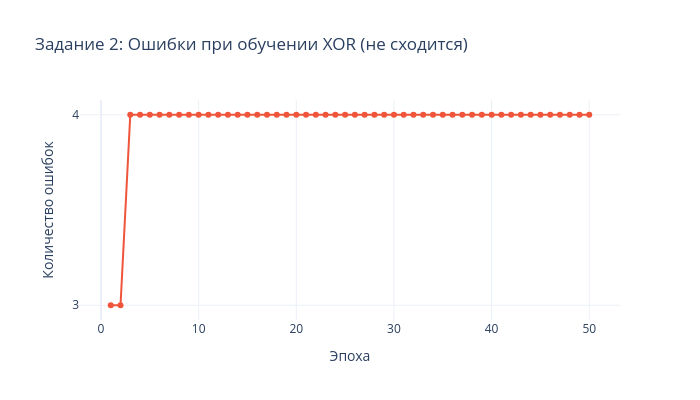

This figure's notebook cell:
### Code cell
fig_xor_conv = go.Figure()
fig_xor_conv.add_trace(go.Scatter(
    x=list(range(1, len(perc_xor.errors_per_epoch) + 1)),
    y=perc_xor.errors_per_epoch,
    mode='lines+markers',
    marker=dict(size=6, color='#EF553B'),
    line=dict(width=2, color='#EF553B'),
    name='Ошибки'
))
fig_xor_conv.update_layout(
    title='Задание 2: Ошибки при обучении XOR (не сходится)',
    xaxis_title='Эпоха',
    yaxis_title='Количество ошибок',
    yaxis=dict(dtick=1),
    template='plotly_white',
    width=700, height=400
)
fig_xor_conv.write_html('report/outputs/task2_xor_convergence.html')
fig_xor_conv.show()

### Figure 1 — Plotly figure (JSON) as saved in the notebook; plotly's stock layout.template omitted (floating-point values rounded to 4 significant figures)
{"data": [{"line": {"color": "#EF553B", "width": 2}, "marker": {"color": "#EF553B", "size": 6}, "mode": "lines+markers", "name": "Ошибки", "type": "scatter", "x": [1, 2, 3, 4, 5, 6, 7, 8, 9, 10, 11, 12, 13, 14, 15, 16, 17, 18, 19, 20, 21, 22, 23, 24, 25, 26, 27, 28, 29, 30, 31, 32, 33, 34, 35, 36, 37, 38, 39, 40, 41, 42, 43, 44, 45, 46, 47, 48, 49, 50], "y": [3, 3, 4, 4, 4, 4, 4, 4, 4, 4, 4, 4, 4, 4, 4, 4, 4, 4, 4, 4, 4, 4, 4, 4, 4, 4, 4, 4, 4, 4, 4, 4, 4, 4, 4, 4, 4, 4, 4, 4, 4, 4, 4, 4, 4, 4, 4, 4, 4, 4]}], "layout": {"height": 400, "title": {"text": "Задание 2: Ошибки при обучении XOR (не сходится)"}, "width": 700, "xaxis": {"title": {"text": "Эпоха"}}, "yaxis": {"dtick": 1, "title": {"text": "Количество ошибок"}}}}
